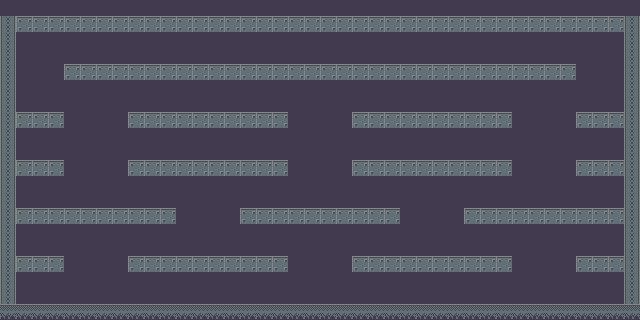

Below is a game level as drawn by its tile map, then a one-line description and the .tmx that defines it (tile-layer data replaced by summaries):
An orthogonal 40x20 tile map with 16x16 px tiles, 1 tile layer (ground) and 45 objects.

<map version="1.0" orientation="orthogonal" width="40" height="20" tilewidth="16" tileheight="16" backgroundcolor="#423a4f">
 <tileset firstgid="1" name="tiles" tilewidth="16" tileheight="16">
  <image source="../../dist/img/hd/tiles.png" width="32" height="32" />
 </tileset>
 <layer name="ground" width="40" height="20">
  <data>[800 cells, 254 non-empty, 3 distinct tile ids]</data>
 </layer>
 <objectgroup name="obstacle" width="40" height="20" visible="0" />
 <objectgroup name="collectable" width="40" height="20" visible="0" />
 <objectgroup name="enemyspawn" width="40" height="20">
  <object gid="4" x="192" y="304" />
  <object gid="4" x="176" y="64" />
  <object gid="4" x="192" y="112" />
  <object gid="4" x="432" y="112" />
  <object gid="4" x="16" y="112" />
  <object gid="4" x="592" y="112" />
  <object gid="4" x="432" y="304" />
  <object gid="4" x="32" y="208" />
  <object gid="4" x="576" y="208" />
  <object gid="4" x="240" y="208" />
  <object gid="4" x="368" y="208" />
  <object gid="4" x="416" y="64" />
 </objectgroup>
 <objectgroup name="enemyturn" width="40" height="20" visible="0">
  <object gid="4" x="624" y="304" />
  <object gid="4" x="0" y="304" />
  <object gid="4" x="64" y="256" />
  <object gid="4" x="560" y="256" />
  <object gid="4" x="624" y="256" />
  <object gid="4" x="0" y="256" />
  <object gid="4" x="0" y="208" />
  <object gid="4" x="176" y="208" />
  <object gid="4" x="224" y="208" />
  <object gid="4" x="400" y="208" />
  <object gid="4" x="448" y="208" />
  <object gid="4" x="624" y="208" />
  <object gid="4" x="336" y="256" />
  <object gid="4" x="512" y="256" />
  <object gid="4" x="112" y="256" />
  <object gid="4" x="288" y="256" />
  <object gid="4" x="112" y="160" />
  <object gid="4" x="64" y="160" />
  <object gid="4" x="0" y="160" />
  <object gid="4" x="0" y="112" />
  <object gid="4" x="64" y="112" />
  <object gid="4" x="112" y="112" />
  <object gid="4" x="288" y="112" />
  <object gid="4" x="288" y="160" />
  <object gid="4" x="336" y="112" />
  <object gid="4" x="336" y="160" />
  <object gid="4" x="512" y="112" />
  <object gid="4" x="512" y="160" />
  <object gid="4" x="560" y="112" />
  <object gid="4" x="560" y="160" />
  <object gid="4" x="576" y="64" />
  <object gid="4" x="48" y="64" />
  <object gid="4" x="624" y="112" />
 </objectgroup>
</map>
